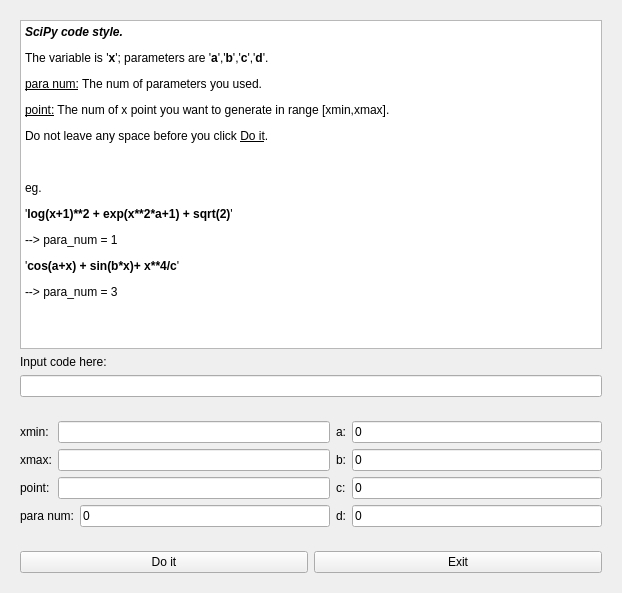
<?xml version="1.0" encoding="UTF-8"?>
<ui version="4.0">
 <class>SimCurve</class>
 <widget class="QWidget" name="SimCurve">
  <property name="geometry">
   <rect>
    <x>0</x>
    <y>0</y>
    <width>622</width>
    <height>593</height>
   </rect>
  </property>
  <property name="windowTitle">
   <string>Sim_curve</string>
  </property>
  <property name="windowIcon">
   <iconset resource="logo.qrc">
    <normaloff>:/menuIcon/data/curve.png</normaloff>:/menuIcon/data/curve.png</iconset>
  </property>
  <layout class="QGridLayout" name="gridLayout_3">
   <item row="1" column="0">
    <widget class="QWidget" name="widget_2" native="true">
     <property name="minimumSize">
      <size>
       <width>600</width>
       <height>0</height>
      </size>
     </property>
     <layout class="QGridLayout" name="gridLayout_2">
      <item row="2" column="1" colspan="2">
       <widget class="QLineEdit" name="lineEdit_pt_SC">
        <property name="sizePolicy">
         <sizepolicy hsizetype="Expanding" vsizetype="Fixed">
          <horstretch>0</horstretch>
          <verstretch>0</verstretch>
         </sizepolicy>
        </property>
       </widget>
      </item>
      <item row="1" column="3">
       <widget class="QLabel" name="label_7">
        <property name="text">
         <string>b:</string>
        </property>
       </widget>
      </item>
      <item row="1" column="1" colspan="2">
       <widget class="QLineEdit" name="lineEdit_xmax_SC">
        <property name="sizePolicy">
         <sizepolicy hsizetype="Expanding" vsizetype="Fixed">
          <horstretch>0</horstretch>
          <verstretch>0</verstretch>
         </sizepolicy>
        </property>
       </widget>
      </item>
      <item row="2" column="0">
       <widget class="QLabel" name="label_4">
        <property name="text">
         <string>point:</string>
        </property>
       </widget>
      </item>
      <item row="2" column="4">
       <widget class="QLineEdit" name="lineEdit_c_SC">
        <property name="sizePolicy">
         <sizepolicy hsizetype="Expanding" vsizetype="Fixed">
          <horstretch>0</horstretch>
          <verstretch>0</verstretch>
         </sizepolicy>
        </property>
        <property name="text">
         <string>0</string>
        </property>
       </widget>
      </item>
      <item row="0" column="3">
       <widget class="QLabel" name="label_6">
        <property name="text">
         <string>a:</string>
        </property>
       </widget>
      </item>
      <item row="0" column="4">
       <widget class="QLineEdit" name="lineEdit_a_SC">
        <property name="sizePolicy">
         <sizepolicy hsizetype="Expanding" vsizetype="Fixed">
          <horstretch>0</horstretch>
          <verstretch>0</verstretch>
         </sizepolicy>
        </property>
        <property name="text">
         <string>0</string>
        </property>
       </widget>
      </item>
      <item row="0" column="1" colspan="2">
       <widget class="QLineEdit" name="lineEdit_xmin_SC">
        <property name="sizePolicy">
         <sizepolicy hsizetype="Expanding" vsizetype="Fixed">
          <horstretch>0</horstretch>
          <verstretch>0</verstretch>
         </sizepolicy>
        </property>
       </widget>
      </item>
      <item row="1" column="4">
       <widget class="QLineEdit" name="lineEdit_b_SC">
        <property name="sizePolicy">
         <sizepolicy hsizetype="Expanding" vsizetype="Fixed">
          <horstretch>0</horstretch>
          <verstretch>0</verstretch>
         </sizepolicy>
        </property>
        <property name="text">
         <string>0</string>
        </property>
       </widget>
      </item>
      <item row="1" column="0">
       <widget class="QLabel" name="label_3">
        <property name="text">
         <string>xmax:</string>
        </property>
       </widget>
      </item>
      <item row="2" column="3">
       <widget class="QLabel" name="label_8">
        <property name="text">
         <string>c:</string>
        </property>
       </widget>
      </item>
      <item row="3" column="3">
       <widget class="QLabel" name="label_9">
        <property name="text">
         <string>d:</string>
        </property>
       </widget>
      </item>
      <item row="0" column="0">
       <widget class="QLabel" name="label_2">
        <property name="text">
         <string>xmin:</string>
        </property>
       </widget>
      </item>
      <item row="3" column="4">
       <widget class="QLineEdit" name="lineEdit_d_SC">
        <property name="sizePolicy">
         <sizepolicy hsizetype="Expanding" vsizetype="Fixed">
          <horstretch>0</horstretch>
          <verstretch>0</verstretch>
         </sizepolicy>
        </property>
        <property name="text">
         <string>0</string>
        </property>
       </widget>
      </item>
      <item row="3" column="0" colspan="2">
       <widget class="QLabel" name="label_5">
        <property name="text">
         <string>para num:</string>
        </property>
       </widget>
      </item>
      <item row="3" column="2">
       <widget class="QLineEdit" name="lineEdit_para_SC">
        <property name="sizePolicy">
         <sizepolicy hsizetype="Expanding" vsizetype="Fixed">
          <horstretch>0</horstretch>
          <verstretch>0</verstretch>
         </sizepolicy>
        </property>
        <property name="text">
         <string>0</string>
        </property>
       </widget>
      </item>
     </layout>
    </widget>
   </item>
   <item row="0" column="0">
    <widget class="QWidget" name="widget" native="true">
     <property name="minimumSize">
      <size>
       <width>600</width>
       <height>0</height>
      </size>
     </property>
     <layout class="QGridLayout" name="gridLayout">
      <item row="2" column="0">
       <widget class="QLineEdit" name="lineEdit_expr_SC"/>
      </item>
      <item row="0" column="0">
       <widget class="QTextBrowser" name="textBrowser">
        <property name="html">
         <string>&lt;!DOCTYPE HTML PUBLIC &quot;-//W3C//DTD HTML 4.0//EN&quot; &quot;http://www.w3.org/TR/REC-html40/strict.dtd&quot;&gt;
&lt;html&gt;&lt;head&gt;&lt;meta name=&quot;qrichtext&quot; content=&quot;1&quot; /&gt;&lt;style type=&quot;text/css&quot;&gt;
p, li { white-space: pre-wrap; }
&lt;/style&gt;&lt;/head&gt;&lt;body style=&quot; font-family:'SimSun'; font-size:9pt; font-weight:400; font-style:normal;&quot;&gt;
&lt;p style=&quot; margin-top:12px; margin-bottom:12px; margin-left:0px; margin-right:0px; -qt-block-indent:0; text-indent:0px;&quot;&gt;&lt;span style=&quot; font-weight:600; font-style:italic;&quot;&gt;SciPy code style.&lt;/span&gt;&lt;/p&gt;
&lt;p style=&quot; margin-top:12px; margin-bottom:12px; margin-left:0px; margin-right:0px; -qt-block-indent:0; text-indent:0px;&quot;&gt;The variable is '&lt;span style=&quot; font-weight:600;&quot;&gt;x&lt;/span&gt;'; parameters are '&lt;span style=&quot; font-weight:600;&quot;&gt;a&lt;/span&gt;','&lt;span style=&quot; font-weight:600;&quot;&gt;b&lt;/span&gt;','&lt;span style=&quot; font-weight:600;&quot;&gt;c&lt;/span&gt;','&lt;span style=&quot; font-weight:600;&quot;&gt;d&lt;/span&gt;'.&lt;/p&gt;
&lt;p style=&quot; margin-top:12px; margin-bottom:12px; margin-left:0px; margin-right:0px; -qt-block-indent:0; text-indent:0px;&quot;&gt;&lt;span style=&quot; text-decoration: underline;&quot;&gt;para num:&lt;/span&gt; The num of parameters you used.&lt;/p&gt;
&lt;p style=&quot; margin-top:12px; margin-bottom:12px; margin-left:0px; margin-right:0px; -qt-block-indent:0; text-indent:0px;&quot;&gt;&lt;span style=&quot; text-decoration: underline;&quot;&gt;point:&lt;/span&gt; The num of x point you want to generate in range [xmin,xmax].&lt;/p&gt;
&lt;p style=&quot; margin-top:12px; margin-bottom:12px; margin-left:0px; margin-right:0px; -qt-block-indent:0; text-indent:0px;&quot;&gt;Do not leave any space before you click &lt;span style=&quot; text-decoration: underline;&quot;&gt;Do it&lt;/span&gt;.&lt;/p&gt;
&lt;p style=&quot;-qt-paragraph-type:empty; margin-top:12px; margin-bottom:12px; margin-left:0px; margin-right:0px; -qt-block-indent:0; text-indent:0px;&quot;&gt;&lt;br /&gt;&lt;/p&gt;
&lt;p style=&quot; margin-top:12px; margin-bottom:12px; margin-left:0px; margin-right:0px; -qt-block-indent:0; text-indent:0px;&quot;&gt;eg.&lt;/p&gt;
&lt;p style=&quot; margin-top:12px; margin-bottom:12px; margin-left:0px; margin-right:0px; -qt-block-indent:0; text-indent:0px;&quot;&gt;'&lt;span style=&quot; font-weight:600;&quot;&gt;log(x+1)**2 + exp(x**2*a+1) + sqrt(2)&lt;/span&gt;'&lt;/p&gt;
&lt;p style=&quot; margin-top:12px; margin-bottom:12px; margin-left:0px; margin-right:0px; -qt-block-indent:0; text-indent:0px;&quot;&gt;--&amp;gt; para_num = 1&lt;/p&gt;
&lt;p style=&quot; margin-top:12px; margin-bottom:12px; margin-left:0px; margin-right:0px; -qt-block-indent:0; text-indent:0px;&quot;&gt;'&lt;span style=&quot; font-weight:600;&quot;&gt;cos(a+x) + sin(b*x)+ x**4/c&lt;/span&gt;'&lt;/p&gt;
&lt;p style=&quot; margin-top:12px; margin-bottom:12px; margin-left:0px; margin-right:0px; -qt-block-indent:0; text-indent:0px;&quot;&gt;--&amp;gt; para_num = 3&lt;/p&gt;&lt;/body&gt;&lt;/html&gt;</string>
        </property>
       </widget>
      </item>
      <item row="1" column="0">
       <widget class="QLabel" name="label">
        <property name="text">
         <string>Input code here:</string>
        </property>
       </widget>
      </item>
     </layout>
    </widget>
   </item>
   <item row="2" column="0">
    <widget class="QWidget" name="widget_3" native="true">
     <property name="minimumSize">
      <size>
       <width>600</width>
       <height>0</height>
      </size>
     </property>
     <layout class="QGridLayout" name="gridLayout_4">
      <item row="0" column="0">
       <widget class="QPushButton" name="pushButton_do_SC">
        <property name="text">
         <string>Do it</string>
        </property>
       </widget>
      </item>
      <item row="0" column="1">
       <widget class="QPushButton" name="pushButton_exit_SC">
        <property name="text">
         <string>Exit</string>
        </property>
       </widget>
      </item>
     </layout>
    </widget>
   </item>
  </layout>
 </widget>
 <resources>
  <include location="logo.qrc"/>
 </resources>
 <connections/>
</ui>
